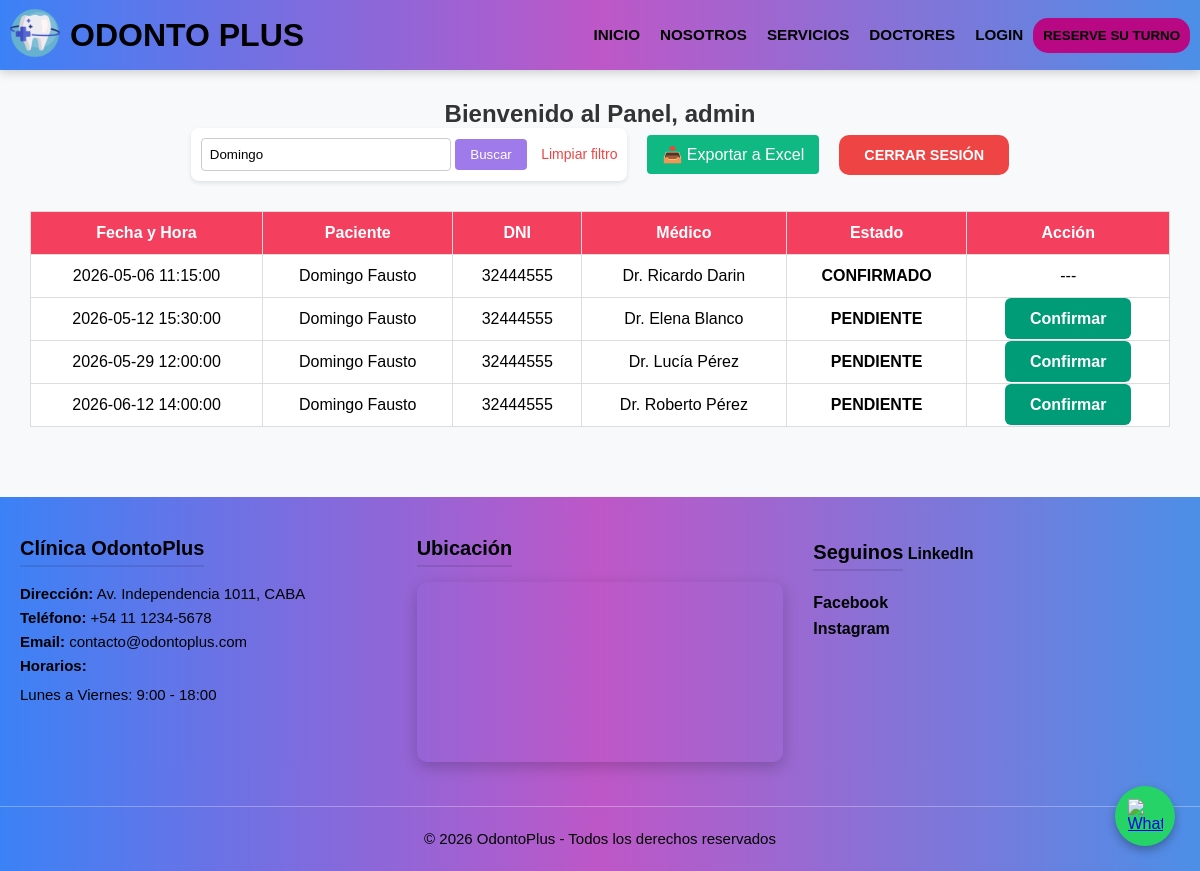
Screenshot of /views/panel_admin.php?busqueda=Domingo (signed in) with the database file from the repository.
### tables this page shows
CREATE TABLE `turnos` (
    `id` int(11) NOT NULL AUTO_INCREMENT,
    `id_paciente` int(11) NOT NULL,
    `id_medico` int(11) NOT NULL,
    `fecha_turno` datetime NOT NULL,
    `estado` enum('pendiente','confirmado','cancelado') DEFAULT 'pendiente',
    PRIMARY KEY (`id`),
    KEY `id_paciente` (`id_paciente`),
    KEY `id_medico` (`id_medico`)
);

CREATE TABLE `pacientes` (
    `id` int(11) NOT NULL AUTO_INCREMENT,
    `nombre` varchar(50) NOT NULL,
    `apellido` varchar(50) NOT NULL,
    `DNI` char(15) NOT NULL,
    `email` varchar(100) NOT NULL,
    `telefono` varchar(20) DEFAULT NULL,
    `password_hash` varchar(255) NOT NULL,
    `fecha_registro` timestamp NOT NULL DEFAULT current_timestamp(),
    PRIMARY KEY (`id`),
    UNIQUE KEY `DNI` (`DNI`),
    UNIQUE KEY `email` (`email`)
);

CREATE TABLE `medicos` (
    `cod` int(11) NOT NULL AUTO_INCREMENT,
    `nombre` varchar(50) NOT NULL,
    `apellido` varchar(50) NOT NULL,
    `id_especialidad` int(11) DEFAULT NULL,
    `franja_horaria` enum('mañana','tarde') NOT NULL,
    PRIMARY KEY (`cod`),
    KEY `id_especialidad` (`id_especialidad`)
);

### views/panel_admin.php (the view, shortened to what this page needs)
<?php
require_once('../includes/conexion.php');
$busqueda = "";
$filtro_sql = "";
if (isset($_GET['busqueda']) && $_GET['busqueda'] != '') {
    $busqueda = $_GET['busqueda'];
    $filtro_sql = " WHERE p.nombre LIKE '%$busqueda%'
                       OR p.apellido LIKE '%$busqueda%'
                       OR p.DNI LIKE '%$busqueda%' ";
}
$sql = "SELECT t.id, t.fecha_turno, t.estado,
               p.nombre AS pac_nombre, p.apellido AS pac_apellido, p.DNI,
               m.nombre AS med_nombre, m.apellido AS med_apellido
        FROM turnos t
        INNER JOIN pacientes p ON t.id_paciente = p.id
        INNER JOIN medicos m ON t.id_medico = m.cod
        $filtro_sql
        ORDER BY t.fecha_turno ASC";
$resultado = $conn->query($sql);
?>
<!DOCTYPE html>
<html lang="es">
<head>
    <link rel="stylesheet" href="<?php echo BASE_URL; ?>public/css/style.css">
</head>
<body>
    <?php include("../includes/header.php"); ?>
    <main style="padding: 40px 0; background-color: #f8f9fa;">
        <h2 style="text-align: center; color: #333;">Bienvenido al Panel, <?php echo $_SESSION['admin_usuario']; ?></h2>
        <div style="text-align: center; margin-bottom: 20px; display: flex; justify-content: center; gap: 20px; align-items: center;">
            <form action="" method="GET" style="background: white; padding: 10px; border-radius: 8px; box-shadow: 0 2px 4px rgba(0,0,0,0.1);">
                <input type="text" name="busqueda" placeholder="Buscar por DNI o Apellido..."
                       value="<?php echo $busqueda; ?>"
                       style="padding: 8px; width: 250px; border: 1px solid #ccc; border-radius: 4px;">
                <button type="submit" style="padding: 8px 15px; background: #9F7AEA; color: white; border: none; border-radius: 4px; cursor: pointer;">Buscar</button>
                <a href="panel_admin.php" style="margin-left: 10px; color: #EF4444; text-decoration: none; font-size: 14px;">Limpiar filtro</a>
            </form>
            <a href="../controllers/exportar_excel.php?busqueda=<?php echo $busqueda; ?>"
   style="padding: 10px 15px; background: #10B981; color: white; text-decoration: none; border-radius: 4px;">
   📥 Exportar a Excel
</a>
            <a href="<?php echo BASE_URL; ?>controllers/logout.php" id="boton_cerrar" style="text-decoration: none; display: inline-block; text-align: center;">
            CERRAR SESIÓN
        </a>
        </div>
        <table class="tabla-admin">
            <thead>
                <tr>
                    <th>Fecha y Hora</th>
                    <th>Paciente</th>
                    <th>DNI</th>
                    <th>Médico</th>
                    <th>Estado</th>
                    <th>Acción</th>
                </tr>
            </thead>
            <tbody>
                <?php
                if ($resultado && $resultado->num_rows > 0) {
                    while ($fila = $resultado->fetch_assoc()) {
                        $clase_estado = "estado-" . $fila['estado'];
                        echo "<tr>";
                        echo "<td>" . $fila['fecha_turno'] . "</td>";
                        echo "<td>" . $fila['pac_nombre'] . " " . $fila['pac_apellido'] . "</td>";
                        echo "<td>" . $fila['DNI'] . "</td>";
                        echo "<td>Dr. " . $fila['med_nombre'] . " " . $fila['med_apellido'] . "</td>";
                        echo "<td class='$clase_estado'>" . strtoupper($fila['estado']) . "</td>";
                        echo "<td>";
                        if ($fila['estado'] == 'pendiente') {
                            echo "<a href='../controllers/confirmar_turno.php?id=" . $fila['id'] . "' class='btn-confirmar'>Confirmar</a>";
                        } else {
                            echo "---";
                        }
                        echo "</td>";
                        echo "</tr>";
                    }
                } else {
                    echo "<tr><td colspan='6'>No hay turnos registrados en la base de datos.</td></tr>";
                }
                ?>
            </tbody>
        </table>
    </main>
    <?php include("../includes/footer.php"); ?>
</body>
</html>

### public/css/style.css (style rules this page uses)
* { margin:0; padding:0; box-sizing:border-box; }
body { font-family:"Poppins", sans-serif; display: flex; flex-direction: column; min-height: 100vh; }
html { scroll-behavior: smooth; }
main { flex: 1; }

### public/css/head_style.css (style rules this page uses)
body { background-color: #DBEAFE; margin: 0; padding-top: 60px; }

### public/css/user_panel.css (style rules this page uses)
#boton_cerrar { background-color: #ef4444; color: white; padding: 12px 25px; border-radius: 10px; font-weight: bold; font-size: 0.9rem; transition: 0.3s; }

### public/css/calendar.css (style rules this page uses)
.btn-confirmar { background: #009B77; color: white; padding: 12px 25px; border: none; border-radius: 6px; cursor: pointer; font-weight: bold; transition: background 0.3s; }

### views/panel_admin.php (style rules this page uses)
.tabla-admin { width: 95%; margin: 30px auto; border-collapse: collapse; background: white; }
.tabla-admin th, .tabla-admin td { padding: 12px; border: 1px solid #ddd; text-align: center; color: black; }
.tabla-admin th { background-color: #F43F5E; color: white; }
.estado-pendiente { color: #d97706; font-weight: bold; }
.estado-confirmado { color: #10B981; font-weight: bold; }
.btn-confirmar { background: #10B981; color: white; padding: 5px 10px; text-decoration: none; border-radius: 4px; }

### rows the page displays
turnos: fecha_turno "2026-05-06 11:15:00", id_paciente.nombre "Domingo", id_paciente.apellido "Fausto", id_paciente.DNI "32444555", id_medico.nombre "Ricardo", id_medico.apellido "Darin", estado "CONFIRMADO"
turnos: fecha_turno "2026-05-12 15:30:00", id_paciente.nombre "Domingo", id_paciente.apellido "Fausto", id_paciente.DNI "32444555", id_medico.nombre "Elena", id_medico.apellido "Blanco", estado "PENDIENTE"
turnos: fecha_turno "2026-05-29 12:00:00", id_paciente.nombre "Domingo", id_paciente.apellido "Fausto", id_paciente.DNI "32444555", id_medico.nombre "Lucía", id_medico.apellido "Pérez", estado "PENDIENTE"
turnos: fecha_turno "2026-06-12 14:00:00", id_paciente.nombre "Domingo", id_paciente.apellido "Fausto", id_paciente.DNI "32444555", id_medico.nombre "Roberto", id_medico.apellido "Pérez", estado "PENDIENTE"

### other values shown
$_SESSION['admin_usuario'] "admin"
